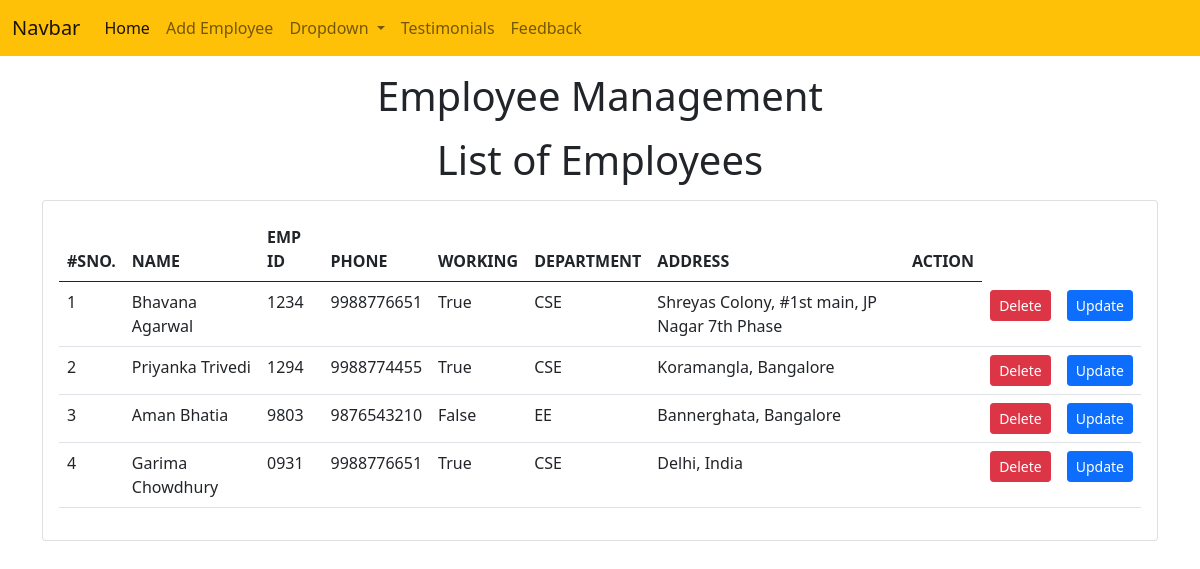
The page /emp/home/ on the database its author committed.
### emp/models.py (models this page shows, shortened)
class Emp(models.Model):
    name = models.CharField(max_length=200)
    emp_id = models.CharField(max_length=200, unique=True)
    phone = models.CharField(max_length=10)
    address = models.CharField(max_length=150)
    working = models.BooleanField(default=True)
    department = models.CharField(max_length=10)

### emp/views.py (the view)
# urls.py: path("home/", emp_home),
def emp_home(request):
    emps = Emp.objects.all()
    return render(request, "emp/home.html", {
        "emps": emps
    })

### templates/emp/home.html (shortened to what this page needs)
<!doctype html>
<html lang="en">
<head>
    <link href="https://cdn.jsdelivr.net/npm/bootstrap@5.0.2/dist/css/bootstrap.min.css" rel="stylesheet"
>
</head>
<body>
    {% include 'emp/navbar.html' %}
    <h1 class="text-center my-3">Employee Management</h1>
    <h1 class="text-center my-3">List of Employees</h1>
    <div class="container">
        <div class="row">
            <div class="col-md-12">
                <div class="card">
                    <div class="card-body">
                        <table class="table">
                            <thead>
                                <tr>
                                    <th>#SNO.</th>
                                    <th>NAME</th>
                                    <th>EMP ID</th>
                                    <th>PHONE</th>
                                    <th>WORKING</th>
                                    <th>DEPARTMENT</th>
                                    <th>ADDRESS</th>
                                    <th>ACTION</th>
                                </tr>
                            </thead>
                            <tbody>
                                {% for e in emps %}
                                <tr>
                                    <td>{{forloop.counter}}</td>
                                    <td>{{e.name}}</td>
                                    <td>{{e.emp_id}}</td>
                                    <td>{{e.phone}}</td>
                                    <td>{{e.working}}</td>
                                    <td>{{e.department}}</td>
                                    <td>{{e.address}}</td>
                                    <td>{{e.action}}</td>
                                    <td><a href="/emp/delete-emp/{{e.id}}" class="btn btn-danger btn-sm">Delete</a></td>
                                    <td><a href="/emp/update-emp/{{e.id}}" class="btn btn-primary btn-sm">Update</a>
                                    </td>
                                </tr>
                                {% endfor %}
                            </tbody>
                        </table>
                    </div>
                </div>
            </div>
        </div>
    </div>
</body>
</html>

### rows shown on the page
Emp: name "Bhavana Agarwal", emp_id "1234", phone "9988776651", working "True", department "CSE", address "Shreyas Colony, #1st main, JP Nagar 7th Phase"
Emp: name "Priyanka Trivedi", emp_id "1294", phone "9988774455", working "True", department "CSE", address "Koramangla, Bangalore"
Emp: name "Aman Bhatia", emp_id "9803", phone "9876543210", working "False", department "EE", address "Bannerghata, Bangalore"
Emp: name "Garima Chowdhury", emp_id "0931", phone "9988776651", working "True", department "CSE", address "Delhi, India"
